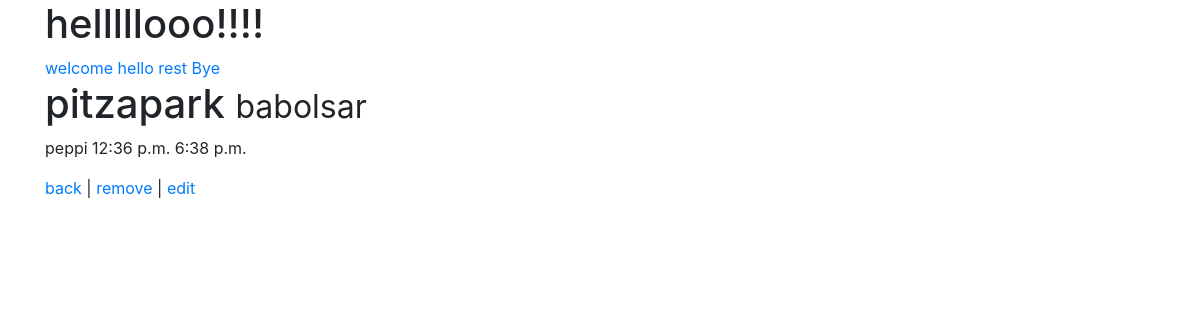
Page /detail/pitzapark/ on the committed database.
### hi/models.py (models this page shows, shortened)
class FaveRest(models.Model):
	name = models.CharField(max_length=120)
	locat = models.CharField(max_length=120 , null=True)
	email  = models.EmailField(max_length=254,null=True ,blank = True , validators= [email_valid])
	addTime = models.TimeField( auto_now_add=True )
	upTime = models.TimeField( auto_now=True )
	slug = models.SlugField(null=True,blank=True)
	category_CHOICES = (
		('soup',(( 'onso' , 'oniensoup'),('joso','soupjo'))),
		('pizza', (('makhp','makhsus'),('peppi','peperoni'))),
		('sand', 'sandwich'),
		('drink', 'drink')
	)
	category = models.CharField(
	max_length=5,
	choices=category_CHOICES,
	default='drink',
	)

### hi/views.py (the view)
# urls.py: ,url(r'^detail/(?P<slug>\w+)/$',DetailList.as_view())
class DetailList(DetailView):
	template_name="rest_detail.html"
	queryset=FaveRest.objects.all()
	def get_context_data(self, **kwargs):
		context = super(DetailList,self).get_context_data( **kwargs)
		return context

### hi/templates/rest_detail.html (shortened to what this page needs)
{% extends "base.html" %}
{% block content %}
    <h1>
        {{object.name}}
        <small>{{object.locat}}</small>
    </h1>
    <p>
        {{object.category}}  {{object.addTime}}  {{object.upTime}}
    </p>
    <p>
        <a href="/rest" >back</a>   |  <a href="/remove/{{object.slug}}" >remove</a> | <a href="/edit/{{object.slug}}" >edit</a>
    </p>
{% endblock %}

### rows in the picture
FaveRest: name "pitzapark", locat "babolsar", category "peppi", addTime "12:36 p.m.", upTime "6:38 p.m."
